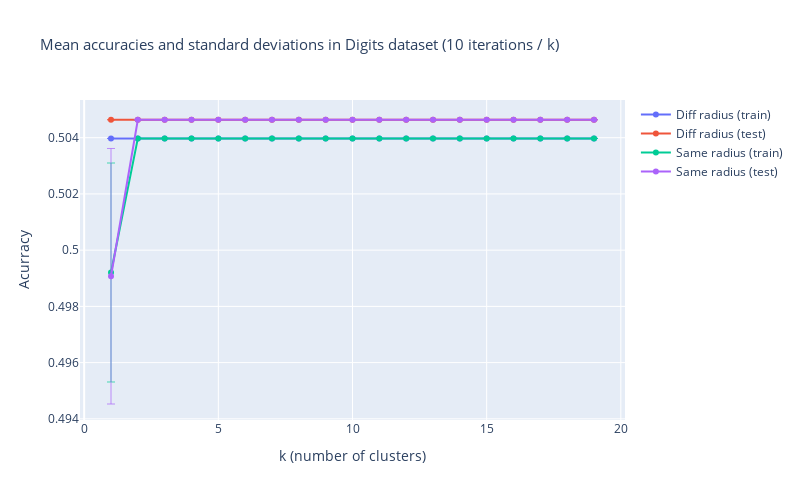

The cell this chart's notebook holds for it:
### Code cell
fig = utils.plot_accuracy_std((1,20), accs_test, stds_test, ['Diff radius', 'Same radius'],
                              'in Digits dataset (10 iterations / k)')
fig.update_yaxes(title = 'Acurracy')
fig.update_xaxes(title = 'k (number of clusters)')
fig.show(width = 800, heigth = 500)

### Figure 1 — Plotly figure (JSON) as saved in the notebook; plotly's stock layout.template omitted (floating-point values rounded to 4 significant figures)
{"data": [{"error_y": {"array": [0, 0, 0, 0, 0, 0, 0, 0, 0, 0, 0, 0, 0, 0, 0, 0, 0, 0, 0], "thickness": 0.7, "type": "data", "visible": true}, "name": "Diff radius (train)", "type": "scatter", "x": [1, 2, 3, 4, 5, 6, 7, 8, 9, 10, 11, 12, 13, 14, 15, 16, 17, 18, 19], "y": [0.504, 0.504, 0.504, 0.504, 0.504, 0.504, 0.504, 0.504, 0.504, 0.504, 0.504, 0.504, 0.504, 0.504, 0.504, 0.504, 0.504, 0.504, 0.504]}, {"error_y": {"array": [0, 0, 0, 0, 0, 0, 0, 0, 0, 0, 0, 0, 0, 0, 0, 0, 0, 0, 0], "thickness": 0.7, "type": "data", "visible": true}, "name": "Diff radius (test)", "type": "scatter", "x": [1, 2, 3, 4, 5, 6, 7, 8, 9, 10, 11, 12, 13, 14, 15, 16, 17, 18, 19], "y": [0.5046, 0.5046, 0.5046, 0.5046, 0.5046, 0.5046, 0.5046, 0.5046, 0.5046, 0.5046, 0.5046, 0.5046, 0.5046, 0.5046, 0.5046, 0.5046, 0.5046, 0.5046, 0.5046]}, {"error_y": {"array": [0.003894, 0, 0, 0, 0, 0, 0, 0, 0, 0, 0, 0, 0, 0, 0, 0, 0, 0, 0], "thickness": 0.7, "type": "data", "visible": true}, "name": "Same radius (train)", "type": "scatter", "x": [1, 2, 3, 4, 5, 6, 7, 8, 9, 10, 11, 12, 13, 14, 15, 16, 17, 18, 19], "y": [0.4992, 0.504, 0.504, 0.504, 0.504, 0.504, 0.504, 0.504, 0.504, 0.504, 0.504, 0.504, 0.504, 0.504, 0.504, 0.504, 0.504, 0.504, 0.504]}, {"error_y": {"array": [0.004545, 0, 0, 0, 0, 0, 0, 0, 0, 0, 0, 0, 0, 0, 0, 0, 0, 0, 0], "thickness": 0.7, "type": "data", "visible": true}, "name": "Same radius (test)", "type": "scatter", "x": [1, 2, 3, 4, 5, 6, 7, 8, 9, 10, 11, 12, 13, 14, 15, 16, 17, 18, 19], "y": [0.4991, 0.5046, 0.5046, 0.5046, 0.5046, 0.5046, 0.5046, 0.5046, 0.5046, 0.5046, 0.5046, 0.5046, 0.5046, 0.5046, 0.5046, 0.5046, 0.5046, 0.5046, 0.5046]}], "layout": {"height": 500, "title": {"font": {"size": 15}, "text": "Mean accuracies and standard deviations in Digits dataset (10 iterations / k)"}, "width": 800, "xaxis": {"title": {"text": "k (number of clusters)"}}, "yaxis": {"title": {"text": "Acurracy"}}}}
